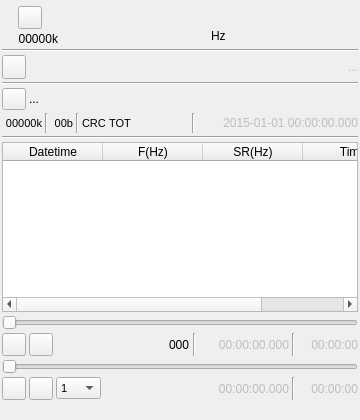
<?xml version="1.0" encoding="UTF-8"?>
<ui version="4.0">
 <class>SigMFFileInputGUI</class>
 <widget class="QWidget" name="SigMFFileInputGUI">
  <property name="geometry">
   <rect>
    <x>0</x>
    <y>0</y>
    <width>360</width>
    <height>420</height>
   </rect>
  </property>
  <property name="sizePolicy">
   <sizepolicy hsizetype="MinimumExpanding" vsizetype="Maximum">
    <horstretch>0</horstretch>
    <verstretch>0</verstretch>
   </sizepolicy>
  </property>
  <property name="minimumSize">
   <size>
    <width>360</width>
    <height>420</height>
   </size>
  </property>
  <property name="font">
   <font>
    <family>Liberation Sans</family>
    <pointsize>9</pointsize>
    <weight>50</weight>
    <italic>false</italic>
    <bold>false</bold>
   </font>
  </property>
  <property name="windowTitle">
   <string>SigMF File Input</string>
  </property>
  <layout class="QVBoxLayout" name="verticalLayout">
   <property name="spacing">
    <number>3</number>
   </property>
   <property name="leftMargin">
    <number>2</number>
   </property>
   <property name="topMargin">
    <number>2</number>
   </property>
   <property name="rightMargin">
    <number>2</number>
   </property>
   <property name="bottomMargin">
    <number>2</number>
   </property>
   <item>
    <layout class="QHBoxLayout" name="horizontalLayout_freq">
     <property name="topMargin">
      <number>4</number>
     </property>
     <item>
      <layout class="QVBoxLayout" name="deviceUILayout">
       <item>
        <layout class="QHBoxLayout" name="deviceButtonsLayout">
         <item>
          <widget class="ButtonSwitch" name="startStop">
           <property name="toolTip">
            <string>start/stop acquisition</string>
           </property>
           <property name="text">
            <string/>
           </property>
           <property name="icon">
            <iconset resource="../../../sdrgui/resources/res.qrc">
             <normaloff>:/play.png</normaloff>
             <normalon>:/stop.png</normalon>:/play.png</iconset>
           </property>
          </widget>
         </item>
        </layout>
       </item>
       <item>
        <layout class="QHBoxLayout" name="deviceRateLayout">
         <item>
          <widget class="QLabel" name="deviceRateText">
           <property name="minimumSize">
            <size>
             <width>56</width>
             <height>0</height>
            </size>
           </property>
           <property name="toolTip">
            <string>I/Q sample rate kS/s</string>
           </property>
           <property name="text">
            <string>00000k</string>
           </property>
           <property name="alignment">
            <set>Qt::AlignRight|Qt::AlignTrailing|Qt::AlignVCenter</set>
           </property>
          </widget>
         </item>
        </layout>
       </item>
      </layout>
     </item>
     <item>
      <spacer name="freqLeftSpacer">
       <property name="orientation">
        <enum>Qt::Horizontal</enum>
       </property>
       <property name="sizeHint" stdset="0">
        <size>
         <width>0</width>
         <height>0</height>
        </size>
       </property>
      </spacer>
     </item>
     <item>
      <widget class="ValueDial" name="centerFrequency" native="true">
       <property name="enabled">
        <bool>false</bool>
       </property>
       <property name="sizePolicy">
        <sizepolicy hsizetype="Maximum" vsizetype="Maximum">
         <horstretch>0</horstretch>
         <verstretch>0</verstretch>
        </sizepolicy>
       </property>
       <property name="minimumSize">
        <size>
         <width>32</width>
         <height>16</height>
        </size>
       </property>
       <property name="font">
        <font>
         <family>Liberation Mono</family>
         <pointsize>20</pointsize>
        </font>
       </property>
       <property name="cursor">
        <cursorShape>PointingHandCursor</cursorShape>
       </property>
       <property name="focusPolicy">
        <enum>Qt::StrongFocus</enum>
       </property>
       <property name="toolTip">
        <string>Record center frequency in kHz</string>
       </property>
      </widget>
     </item>
     <item>
      <layout class="QVBoxLayout" name="HzLayout">
       <property name="leftMargin">
        <number>6</number>
       </property>
       <property name="rightMargin">
        <number>6</number>
       </property>
       <item>
        <widget class="ValueDial" name="centerFrequencyHz" native="true">
         <property name="enabled">
          <bool>false</bool>
         </property>
         <property name="sizePolicy">
          <sizepolicy hsizetype="Maximum" vsizetype="Maximum">
           <horstretch>0</horstretch>
           <verstretch>0</verstretch>
          </sizepolicy>
         </property>
         <property name="minimumSize">
          <size>
           <width>32</width>
           <height>16</height>
          </size>
         </property>
         <property name="font">
          <font>
           <family>Liberation Mono</family>
           <pointsize>12</pointsize>
          </font>
         </property>
         <property name="cursor">
          <cursorShape>PointingHandCursor</cursorShape>
         </property>
         <property name="focusPolicy">
          <enum>Qt::StrongFocus</enum>
         </property>
         <property name="toolTip">
          <string>Record center frequency in kHz</string>
         </property>
        </widget>
       </item>
       <item>
        <widget class="QLabel" name="freqUnits">
         <property name="text">
          <string>Hz</string>
         </property>
        </widget>
       </item>
      </layout>
     </item>
     <item>
      <spacer name="freqRightlSpacer">
       <property name="orientation">
        <enum>Qt::Horizontal</enum>
       </property>
       <property name="sizeHint" stdset="0">
        <size>
         <width>0</width>
         <height>0</height>
        </size>
       </property>
      </spacer>
     </item>
    </layout>
   </item>
   <item>
    <widget class="Line" name="line_freq">
     <property name="orientation">
      <enum>Qt::Horizontal</enum>
     </property>
    </widget>
   </item>
   <item>
    <layout class="QHBoxLayout" name="fileSelectionLayout">
     <item>
      <widget class="QPushButton" name="showFileDialog">
       <property name="minimumSize">
        <size>
         <width>24</width>
         <height>24</height>
        </size>
       </property>
       <property name="maximumSize">
        <size>
         <width>24</width>
         <height>24</height>
        </size>
       </property>
       <property name="toolTip">
        <string>Open file</string>
       </property>
       <property name="text">
        <string/>
       </property>
       <property name="icon">
        <iconset resource="../../../sdrgui/resources/res.qrc">
         <normaloff>:/preset-load.png</normaloff>:/preset-load.png</iconset>
       </property>
      </widget>
     </item>
     <item>
      <widget class="QLabel" name="fileNameText">
       <property name="enabled">
        <bool>false</bool>
       </property>
       <property name="toolTip">
        <string>File currently opened</string>
       </property>
       <property name="text">
        <string>...</string>
       </property>
       <property name="alignment">
        <set>Qt::AlignRight|Qt::AlignTrailing|Qt::AlignVCenter</set>
       </property>
      </widget>
     </item>
    </layout>
   </item>
   <item>
    <widget class="Line" name="line_file">
     <property name="orientation">
      <enum>Qt::Horizontal</enum>
     </property>
    </widget>
   </item>
   <item>
    <layout class="QHBoxLayout" name="infoLayout">
     <item>
      <widget class="QPushButton" name="infoDetails">
       <property name="sizePolicy">
        <sizepolicy hsizetype="Fixed" vsizetype="Fixed">
         <horstretch>0</horstretch>
         <verstretch>0</verstretch>
        </sizepolicy>
       </property>
       <property name="maximumSize">
        <size>
         <width>24</width>
         <height>16777215</height>
        </size>
       </property>
       <property name="toolTip">
        <string>Record detailed information</string>
       </property>
       <property name="text">
        <string/>
       </property>
       <property name="icon">
        <iconset resource="../../../sdrgui/resources/res.qrc">
         <normaloff>:/info.png</normaloff>:/info.png</iconset>
       </property>
       <property name="iconSize">
        <size>
         <width>16</width>
         <height>16</height>
        </size>
       </property>
      </widget>
     </item>
     <item>
      <widget class="QLabel" name="infoSummaryText">
       <property name="sizePolicy">
        <sizepolicy hsizetype="MinimumExpanding" vsizetype="Preferred">
         <horstretch>0</horstretch>
         <verstretch>0</verstretch>
        </sizepolicy>
       </property>
       <property name="toolTip">
        <string>Record summary information</string>
       </property>
       <property name="text">
        <string>...</string>
       </property>
      </widget>
     </item>
    </layout>
   </item>
   <item>
    <layout class="QHBoxLayout" name="rateTimeLayout">
     <item>
      <widget class="QLabel" name="sampleRateText">
       <property name="minimumSize">
        <size>
         <width>40</width>
         <height>0</height>
        </size>
       </property>
       <property name="font">
        <font>
         <pointsize>8</pointsize>
        </font>
       </property>
       <property name="toolTip">
        <string>Record sample rate (kS/s)</string>
       </property>
       <property name="text">
        <string>00000k</string>
       </property>
       <property name="alignment">
        <set>Qt::AlignRight|Qt::AlignTrailing|Qt::AlignVCenter</set>
       </property>
      </widget>
     </item>
     <item>
      <widget class="Line" name="absTimeLine1">
       <property name="orientation">
        <enum>Qt::Vertical</enum>
       </property>
      </widget>
     </item>
     <item>
      <widget class="QLabel" name="sampleSizeText">
       <property name="minimumSize">
        <size>
         <width>22</width>
         <height>0</height>
        </size>
       </property>
       <property name="font">
        <font>
         <pointsize>8</pointsize>
        </font>
       </property>
       <property name="toolTip">
        <string>Record sample size (bits)</string>
       </property>
       <property name="text">
        <string>00b</string>
       </property>
       <property name="alignment">
        <set>Qt::AlignRight|Qt::AlignTrailing|Qt::AlignVCenter</set>
       </property>
      </widget>
     </item>
     <item>
      <widget class="Line" name="absTimeLine2">
       <property name="orientation">
        <enum>Qt::Vertical</enum>
       </property>
      </widget>
     </item>
     <item>
      <widget class="QLabel" name="crcLabel">
       <property name="font">
        <font>
         <pointsize>8</pointsize>
        </font>
       </property>
       <property name="toolTip">
        <string>CRC status: Green: OK Red: KO Grey: undefined</string>
       </property>
       <property name="text">
        <string>CRC</string>
       </property>
      </widget>
     </item>
     <item>
      <widget class="QLabel" name="totalLabel">
       <property name="font">
        <font>
         <pointsize>8</pointsize>
        </font>
       </property>
       <property name="toolTip">
        <string>Total samples check: Green: OK Red: KO Grey: undefined</string>
       </property>
       <property name="text">
        <string>TOT</string>
       </property>
      </widget>
     </item>
     <item>
      <spacer name="horizontalSpacer">
       <property name="orientation">
        <enum>Qt::Horizontal</enum>
       </property>
       <property name="sizeHint" stdset="0">
        <size>
         <width>40</width>
         <height>20</height>
        </size>
       </property>
      </spacer>
     </item>
     <item>
      <widget class="Line" name="absTimeLine3">
       <property name="orientation">
        <enum>Qt::Vertical</enum>
       </property>
      </widget>
     </item>
     <item>
      <widget class="QLabel" name="absTimeText">
       <property name="enabled">
        <bool>false</bool>
       </property>
       <property name="minimumSize">
        <size>
         <width>160</width>
         <height>0</height>
        </size>
       </property>
       <property name="toolTip">
        <string>Record absolute time</string>
       </property>
       <property name="text">
        <string>2015-01-01 00:00:00.000</string>
       </property>
       <property name="alignment">
        <set>Qt::AlignRight|Qt::AlignTrailing|Qt::AlignVCenter</set>
       </property>
      </widget>
     </item>
    </layout>
   </item>
   <item>
    <widget class="Line" name="line_rate">
     <property name="orientation">
      <enum>Qt::Horizontal</enum>
     </property>
    </widget>
   </item>
   <item>
    <widget class="QTableWidget" name="captureTable">
     <property name="selectionBehavior">
      <enum>QAbstractItemView::SelectRows</enum>
     </property>
     <column>
      <property name="text">
       <string>Datetime</string>
      </property>
     </column>
     <column>
      <property name="text">
       <string>F(Hz)</string>
      </property>
     </column>
     <column>
      <property name="text">
       <string>SR(Hz)</string>
      </property>
     </column>
     <column>
      <property name="text">
       <string>Time</string>
      </property>
     </column>
    </widget>
   </item>
   <item>
    <layout class="QHBoxLayout" name="horizontalLayout_trackNav">
     <item>
      <widget class="QSlider" name="trackNavTimeSlider">
       <property name="toolTip">
        <string>Track time navigator</string>
       </property>
       <property name="maximum">
        <number>1000</number>
       </property>
       <property name="pageStep">
        <number>1</number>
       </property>
       <property name="orientation">
        <enum>Qt::Horizontal</enum>
       </property>
      </widget>
     </item>
    </layout>
   </item>
   <item>
    <layout class="QHBoxLayout" name="trackPlayControllLayout">
     <item>
      <widget class="ButtonSwitch" name="playTrackLoop">
       <property name="toolTip">
        <string>Play track in a loop</string>
       </property>
       <property name="text">
        <string/>
       </property>
       <property name="icon">
        <iconset resource="../../../sdrgui/resources/res.qrc">
         <normaloff>:/playloop.png</normaloff>:/playloop.png</iconset>
       </property>
       <property name="iconSize">
        <size>
         <width>16</width>
         <height>16</height>
        </size>
       </property>
       <property name="checkable">
        <bool>true</bool>
       </property>
      </widget>
     </item>
     <item>
      <widget class="ButtonSwitch" name="playTrack">
       <property name="toolTip">
        <string>Track Play / Pause</string>
       </property>
       <property name="text">
        <string/>
       </property>
       <property name="icon">
        <iconset resource="../../../sdrgui/resources/res.qrc">
         <normaloff>:/play.png</normaloff>
         <normalon>:/pause.png</normalon>
         <disabledoff>:/stop.png</disabledoff>
         <disabledon>:/stop.png</disabledon>
         <activeoff>:/play.png</activeoff>
         <activeon>:/pause.png</activeon>
         <selectedoff>:/play.png</selectedoff>
         <selectedon>:/pause.png</selectedon>:/play.png</iconset>
       </property>
       <property name="iconSize">
        <size>
         <width>16</width>
         <height>16</height>
        </size>
       </property>
       <property name="checkable">
        <bool>true</bool>
       </property>
      </widget>
     </item>
     <item>
      <spacer name="trackPlaySpacer">
       <property name="orientation">
        <enum>Qt::Horizontal</enum>
       </property>
       <property name="sizeHint" stdset="0">
        <size>
         <width>40</width>
         <height>20</height>
        </size>
       </property>
      </spacer>
     </item>
     <item>
      <widget class="QLabel" name="trackNumberText">
       <property name="toolTip">
        <string>Track number</string>
       </property>
       <property name="text">
        <string>000</string>
       </property>
      </widget>
     </item>
     <item>
      <widget class="Line" name="trackLinePlay1">
       <property name="orientation">
        <enum>Qt::Vertical</enum>
       </property>
      </widget>
     </item>
     <item>
      <widget class="QLabel" name="trackRelTimeText">
       <property name="enabled">
        <bool>false</bool>
       </property>
       <property name="minimumSize">
        <size>
         <width>90</width>
         <height>0</height>
        </size>
       </property>
       <property name="toolTip">
        <string>Track record time from start</string>
       </property>
       <property name="text">
        <string>00:00:00.000</string>
       </property>
       <property name="alignment">
        <set>Qt::AlignRight|Qt::AlignTrailing|Qt::AlignVCenter</set>
       </property>
      </widget>
     </item>
     <item>
      <widget class="Line" name="traclLinePlay2">
       <property name="orientation">
        <enum>Qt::Vertical</enum>
       </property>
      </widget>
     </item>
     <item>
      <widget class="QLabel" name="trackRecordLengthText">
       <property name="enabled">
        <bool>false</bool>
       </property>
       <property name="minimumSize">
        <size>
         <width>60</width>
         <height>0</height>
        </size>
       </property>
       <property name="toolTip">
        <string>Track total record time</string>
       </property>
       <property name="text">
        <string>00:00:00</string>
       </property>
       <property name="alignment">
        <set>Qt::AlignRight|Qt::AlignTrailing|Qt::AlignVCenter</set>
       </property>
      </widget>
     </item>
    </layout>
   </item>
   <item>
    <layout class="QHBoxLayout" name="horizontalLayout_fullNav">
     <item>
      <widget class="QSlider" name="fullNavTimeSlider">
       <property name="toolTip">
        <string>Full time navigator</string>
       </property>
       <property name="maximum">
        <number>1000</number>
       </property>
       <property name="pageStep">
        <number>1</number>
       </property>
       <property name="orientation">
        <enum>Qt::Horizontal</enum>
       </property>
      </widget>
     </item>
    </layout>
   </item>
   <item>
    <layout class="QHBoxLayout" name="fullPlayControllLayout">
     <item>
      <widget class="ButtonSwitch" name="playFullLoop">
       <property name="toolTip">
        <string>Play record in a loop</string>
       </property>
       <property name="text">
        <string/>
       </property>
       <property name="icon">
        <iconset resource="../../../sdrgui/resources/res.qrc">
         <normaloff>:/playloop.png</normaloff>:/playloop.png</iconset>
       </property>
      </widget>
     </item>
     <item>
      <widget class="ButtonSwitch" name="playFull">
       <property name="toolTip">
        <string>Record Play / Pause</string>
       </property>
       <property name="text">
        <string/>
       </property>
       <property name="icon">
        <iconset resource="../../../sdrgui/resources/res.qrc">
         <normaloff>:/play.png</normaloff>
         <normalon>:/pause.png</normalon>
         <disabledoff>:/stop.png</disabledoff>
         <disabledon>:/stop.png</disabledon>
         <activeoff>:/play.png</activeoff>
         <activeon>:/pause.png</activeon>
         <selectedoff>:/play.png</selectedoff>
         <selectedon>:/pause.png</selectedon>:/play.png</iconset>
       </property>
       <property name="checkable">
        <bool>true</bool>
       </property>
      </widget>
     </item>
     <item>
      <widget class="QComboBox" name="acceleration">
       <property name="minimumSize">
        <size>
         <width>45</width>
         <height>0</height>
        </size>
       </property>
       <property name="maximumSize">
        <size>
         <width>45</width>
         <height>16777215</height>
        </size>
       </property>
       <property name="font">
        <font>
         <pointsize>8</pointsize>
        </font>
       </property>
       <property name="toolTip">
        <string>Acceleration factor</string>
       </property>
       <item>
        <property name="text">
         <string>1</string>
        </property>
       </item>
       <item>
        <property name="text">
         <string>2</string>
        </property>
       </item>
       <item>
        <property name="text">
         <string>5</string>
        </property>
       </item>
       <item>
        <property name="text">
         <string>10</string>
        </property>
       </item>
       <item>
        <property name="text">
         <string>20</string>
        </property>
       </item>
       <item>
        <property name="text">
         <string>50</string>
        </property>
       </item>
       <item>
        <property name="text">
         <string>100</string>
        </property>
       </item>
       <item>
        <property name="text">
         <string>200</string>
        </property>
       </item>
       <item>
        <property name="text">
         <string>500</string>
        </property>
       </item>
       <item>
        <property name="text">
         <string>1k</string>
        </property>
       </item>
      </widget>
     </item>
     <item>
      <spacer name="fullPlaySpacer">
       <property name="orientation">
        <enum>Qt::Horizontal</enum>
       </property>
       <property name="sizeHint" stdset="0">
        <size>
         <width>40</width>
         <height>20</height>
        </size>
       </property>
      </spacer>
     </item>
     <item>
      <widget class="QLabel" name="fullRelTimeText">
       <property name="enabled">
        <bool>false</bool>
       </property>
       <property name="minimumSize">
        <size>
         <width>90</width>
         <height>0</height>
        </size>
       </property>
       <property name="toolTip">
        <string>Full record time from start</string>
       </property>
       <property name="text">
        <string>00:00:00.000</string>
       </property>
       <property name="alignment">
        <set>Qt::AlignRight|Qt::AlignTrailing|Qt::AlignVCenter</set>
       </property>
      </widget>
     </item>
     <item>
      <widget class="Line" name="fullPlayLine">
       <property name="orientation">
        <enum>Qt::Vertical</enum>
       </property>
      </widget>
     </item>
     <item>
      <widget class="QLabel" name="fullRecordLengthText">
       <property name="enabled">
        <bool>false</bool>
       </property>
       <property name="minimumSize">
        <size>
         <width>60</width>
         <height>0</height>
        </size>
       </property>
       <property name="toolTip">
        <string>Full record time</string>
       </property>
       <property name="text">
        <string>00:00:00</string>
       </property>
       <property name="alignment">
        <set>Qt::AlignRight|Qt::AlignTrailing|Qt::AlignVCenter</set>
       </property>
      </widget>
     </item>
    </layout>
   </item>
   <item>
    <layout class="QHBoxLayout" name="padLayout">
     <item>
      <spacer name="verticaPadlSpacer">
       <property name="orientation">
        <enum>Qt::Vertical</enum>
       </property>
       <property name="sizeHint" stdset="0">
        <size>
         <width>20</width>
         <height>40</height>
        </size>
       </property>
      </spacer>
     </item>
    </layout>
   </item>
  </layout>
 </widget>
 <customwidgets>
  <customwidget>
   <class>ValueDial</class>
   <extends>QWidget</extends>
   <header>gui/valuedial.h</header>
   <container>1</container>
  </customwidget>
  <customwidget>
   <class>ButtonSwitch</class>
   <extends>QToolButton</extends>
   <header>gui/buttonswitch.h</header>
  </customwidget>
 </customwidgets>
 <resources>
  <include location="../../../sdrgui/resources/res.qrc"/>
 </resources>
 <connections/>
</ui>
